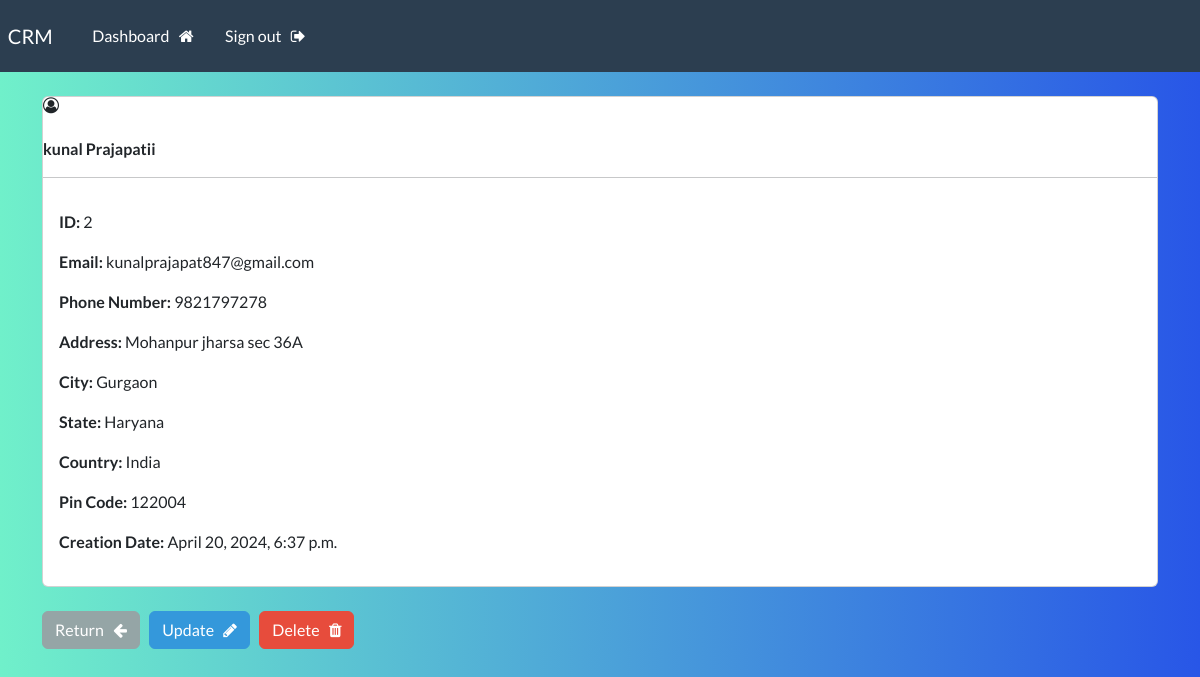
The page /record/2 (signed in) on the database its author committed.
### webapp/models.py (models this page shows, shortened)
class customer(models.Model):
    creation_data = models.DateTimeField(auto_now_add=True)  # Automatically set to the current
    first_name = models.CharField(max_length=30)
    last_name = models.CharField(max_length=30)
    email = models.CharField(max_length=30)
    phone = models.CharField(max_length=30)
    address = models.CharField(max_length=30)
    city = models.CharField(max_length=30)
    state = models.CharField(max_length=30)
    country = models.CharField(max_length=30)
    pincode = models.CharField(max_length=30)

### webapp/views.py (the view)
# urls.py: path('record/<int:pk>',single_record,name="record"),
@login_required(login_url='my-login')
def single_record(request, pk):
    all_records = customer.objects.get(id=pk)
    context ={"record":all_records}
    return render(request, 'webapp/view-record.html',context=context)

### webapp/templates/webapp/view-record.html (shortened to what this page needs)
{% extends 'webapp/base.html' %}
{% block content %}
    <div class="card">
        <i class="fa fa-user-circle-o" aria-hidden="true"></i> &nbsp
        <strong>
            {{record.first_name}}
            {{record.last_name}}
        </strong>
        <hr>
        <div class="card-body">
            <p> <strong> ID: </strong> {{ record.id }} </p>
            <p> <strong> Email: </strong> {{ record.email }} </p>
            <p> <strong> Phone Number: </strong> {{ record.phone }} </p>
            <p> <strong> Address: </strong> {{ record.address }} </p>
            <p> <strong> City: </strong> {{ record.city }} </p>
            <p> <strong> State: </strong> {{ record.state }} </p>
            <p> <strong> Country: </strong> {{ record.country }} </p>
            <p> <strong> Pin Code: </strong> {{ record.pincode }} </p>
            <p> <strong> Creation Date: </strong> {{ record.creation_data }} </p>
        </div>
    </div>
    <br>
    <a  href="{% url 'dashboard' %}" class="btn btn-secondary"> Return &nbsp <i class="fa fa-arrow-left" aria-hidden="true"></i> </a>
    <a  href="{% url 'update-record' record.id  %}" class="btn btn-info"> Update &nbsp <i class="fa fa-pencil" aria-hidden="true"></i> </a>
    <a  href="{% url 'delete-record' record.id %}" class="btn btn-danger"> Delete &nbsp <i class="fa fa-trash" aria-hidden="true"></i> </a>
{% endblock %}

### static/css/style.css (style rules this page uses)
body { background: rgb(112,240,202); background: linear-gradient(90deg, rgba(112,240,202,1) 0%, rgba(40,86,231,1) 100%); }

### rows shown on the page
customer: first_name "kunal", last_name "Prajapatii", id "2", email "kunalprajapat847@gmail.com", phone "9821797278", address "Mohanpur jharsa sec 36A", city "Gurgaon", state "Haryana", country "India", pincode "122004", creation_data "April 20, 2024, 6:37 p.m."
